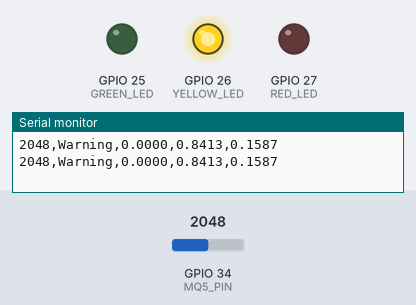
Recording of a sketch running on a simulated ESP32. Parts: output pins drawn as LEDs (lit = HIGH), the last lines printed to the serial monitor. The inputs (shaded band) are chosen by the test bench; at power-on: GPIO 34 (MQ5_PIN) = 2048 (analog values on the 0–4095 scale).

Above: at 1.4 s.
1.5 s: GPIO 34 (MQ5_PIN) set to 2172
3.4 s: GPIO 34 (MQ5_PIN) set to 2267
At 5.4 s:
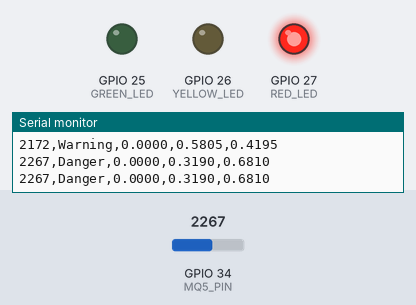
5.7 s: GPIO 34 (MQ5_PIN) set to 1228
At 7.0 s:
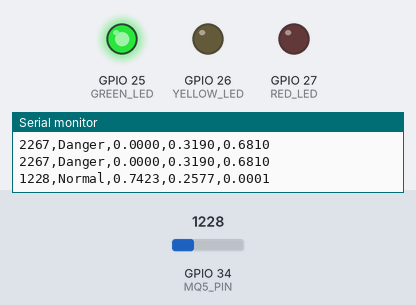
7.7 s: GPIO 34 (MQ5_PIN) set to 1330
At 8.5 s:
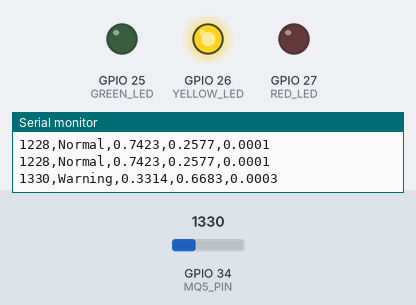
9.7 s: GPIO 34 (MQ5_PIN) set to 491
At 11.2 s:
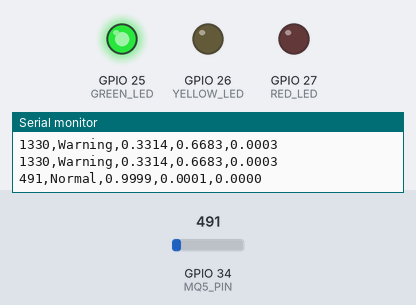
Timing chart, 0 to 12.7 s (numbered marks = the images above; inputs shaded):
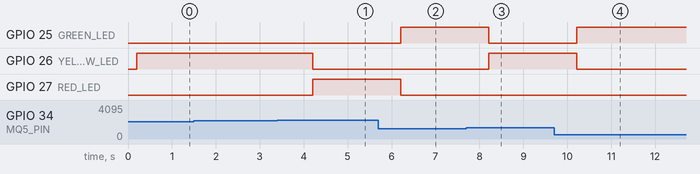

Measured:
- the behaviour switches between 2200 and 2201 on GPIO 34 (MQ5_PIN) (found by bisection; images 0 and 1)
- the behaviour switches between 1290 and 1291 on GPIO 34 (MQ5_PIN) (found by bisection; images 2 and 3)
- after the input at 3.4 s, GPIO 26 (YELLOW_LED): HIGH → LOW after 0.81 s; GPIO 27 (RED_LED): LOW → HIGH after 0.81 s
- after the input at 5.7 s, GPIO 25 (GREEN_LED): LOW → HIGH after 0.51 s; GPIO 27 (RED_LED): HIGH → LOW after 0.51 s
- after the input at 7.7 s, GPIO 25 (GREEN_LED): HIGH → LOW after 0.51 s; GPIO 26 (YELLOW_LED): LOW → HIGH after 0.51 s
- after the input at 9.7 s, GPIO 25 (GREEN_LED): LOW → HIGH after 0.51 s; GPIO 26 (YELLOW_LED): HIGH → LOW after 0.51 s

The sketch:

esp32_gas_detection.ino
```cpp
/*
 * Smart Gas AI - ESP32 + ML + Status LEDs
 * MQ-5: GPIO34
 * Green: GPIO25 = Normal
 * Yellow: GPIO26 = Warning
 * Red: GPIO27 = Danger
 */

#include "gas_model.h"

constexpr int MQ5_PIN = 34;
constexpr int GREEN_LED = 25;
constexpr int YELLOW_LED = 26;
constexpr int RED_LED = 27;

constexpr unsigned long SERIAL_BAUD = 115200;
constexpr unsigned long SAMPLE_PERIOD_MS = 1000;

void setLEDs(int cls) {
    // Turn all LEDs off first
    digitalWrite(GREEN_LED, LOW);
    digitalWrite(YELLOW_LED, LOW);
    digitalWrite(RED_LED, LOW);

    if (cls == GAS_CLASS_NORMAL) {
        digitalWrite(GREEN_LED, HIGH);
    }
    else if (cls == GAS_CLASS_WARNING) {
        digitalWrite(YELLOW_LED, HIGH);
    }
    else if (cls == GAS_CLASS_DANGER) {
        digitalWrite(RED_LED, HIGH);
    }
}

void setup() {
    Serial.begin(SERIAL_BAUD);

    pinMode(GREEN_LED, OUTPUT);
    pinMode(YELLOW_LED, OUTPUT);
    pinMode(RED_LED, OUTPUT);

    digitalWrite(GREEN_LED, LOW);
    digitalWrite(YELLOW_LED, LOW);
    digitalWrite(RED_LED, LOW);

    analogReadResolution(12);
    analogSetPinAttenuation(MQ5_PIN, ADC_11db);

    delay(200);

    Serial.println("Smart Gas AI - Prototype Classifier");
    Serial.println(
        "raw_adc,class,prob_normal,prob_warning,prob_danger"
    );
}

void loop() {
    int raw = analogRead(MQ5_PIN);
    float adc = static_cast<float>(raw);

    int cls = gas_model_predict(adc);

    float probs[GAS_MODEL_N_CLASSES];
    gas_model_predict_proba(adc, probs);

    // Update LEDs using the model's prediction
    setLEDs(cls);

    // Preserve the original probability output
    if (cls >= 0 && cls < GAS_MODEL_N_CLASSES) {
        Serial.printf(
            "%d,%s,%.4f,%.4f,%.4f\n",
            raw,
            GAS_MODEL_CLASS_NAMES[cls],
            probs[GAS_CLASS_NORMAL],
            probs[GAS_CLASS_WARNING],
            probs[GAS_CLASS_DANGER]
        );
    } else {
        Serial.printf("%d,UNKNOWN,0,0,0\n", raw);
        setLEDs(-1);
    }

    delay(SAMPLE_PERIOD_MS);
}
```

gas_model.h
```cpp
/*
 * Smart Gas AI - frozen classifier export
 * ---------------------------------------
 * Model: gaussian_nb_adc (GaussianNB)
 * Input: MQ-5 ADC, 12-bit (0..4095), feature order: mq5_adc
 * Output classes: 0 = Normal, 1 = Warning, 2 = Danger
 *
 * Auto-generated from models/final_model.joblib. Do not edit by hand.
 * Dataset SHA-256: 82BFC7557E247D06E54C7B81AD5F2A9A294C5A44FD006274D451C6D99F1F01C7
 * Random seed: 42
 *
 * Header-only C99. It performs one standardisation, three class scores and an
 * argmax. Probabilities additionally use expf(). There is no dynamic
 * allocation and no external ML runtime.
 *
 * This is an educational prototype, not a safety-certified gas detector.
 */

#ifndef SMART_GAS_AI_MODEL_H
#define SMART_GAS_AI_MODEL_H

#include <math.h>

#ifdef __cplusplus
extern "C" {
#endif

#define GAS_MODEL_VERSION "1.0.0"
#define GAS_MODEL_N_FEATURES 1
#define GAS_MODEL_N_CLASSES 3

typedef enum {
    GAS_CLASS_NORMAL = 0,
    GAS_CLASS_WARNING = 1,
    GAS_CLASS_DANGER = 2
} gas_class_t;

static const char *GAS_MODEL_CLASS_NAMES[GAS_MODEL_N_CLASSES] = {
    "Normal", "Warning", "Danger"
};

/* StandardScaler statistics (float32). */
static const float GAS_MODEL_MEAN[GAS_MODEL_N_FEATURES] = {
    1794.64343f
};
static const float GAS_MODEL_SCALE[GAS_MODEL_N_FEATURES] = {
    776.395691f
};

/* Gaussian naive-Bayes class parameters (float32), one value per class. */
static const float GAS_MODEL_THETA[GAS_MODEL_N_CLASSES] = {
    -1.12912595f, -0.0445024557f, 1.17362833f
};
static const float GAS_MODEL_INV_VAR[GAS_MODEL_N_CLASSES] = {
    16.9610138f, 8.88665295f, 5.74041176f
};
static const float GAS_MODEL_LOG_CONST[GAS_MODEL_N_CLASSES] = {
    -0.602092087f, -0.925275505f, -1.14378536f
};
static const float GAS_MODEL_CLASS_PRIOR[GAS_MODEL_N_CLASSES] = {
    0.333333343f, 0.333333343f, 0.333333343f
};

/*
 * Compute three class scores for one ADC sample.
 * adc: raw 12-bit reading (0..4095). Out-of-range values are accepted by this
 * function but are outside the training distribution and should be rejected
 * by the caller.
 */
static inline void gas_model_logits(float adc, float logits[GAS_MODEL_N_CLASSES])
{
    const float z = (adc - GAS_MODEL_MEAN[0]) / GAS_MODEL_SCALE[0];
    for (int c = 0; c < GAS_MODEL_N_CLASSES; ++c) {
        const float d = z - GAS_MODEL_THETA[c];
        logits[c] = GAS_MODEL_LOG_CONST[c] - 0.5f * d * d * GAS_MODEL_INV_VAR[c];
    }
}

/* Return the most likely class index without calling expf(). */
static inline int gas_model_predict(float adc)
{
    float logits[GAS_MODEL_N_CLASSES];
    gas_model_logits(adc, logits);
    int best = 0;
    for (int c = 1; c < GAS_MODEL_N_CLASSES; ++c) {
        if (logits[c] > logits[best]) {
            best = c;
        }
    }
    return best;
}

/* Numerical-stability softmax; writes three probabilities that sum to 1. */
static inline void gas_model_predict_proba(
    float adc,
    float probs[GAS_MODEL_N_CLASSES]
)
{
    float logits[GAS_MODEL_N_CLASSES];
    gas_model_logits(adc, logits);
    float maximum = logits[0];
    for (int c = 1; c < GAS_MODEL_N_CLASSES; ++c) {
        if (logits[c] > maximum) {
            maximum = logits[c];
        }
    }
    float total = 0.0f;
    for (int c = 0; c < GAS_MODEL_N_CLASSES; ++c) {
        probs[c] = expf(logits[c] - maximum);
        total += probs[c];
    }
    for (int c = 0; c < GAS_MODEL_N_CLASSES; ++c) {
        probs[c] /= total;
    }
}

#ifdef __cplusplus
}
#endif

#endif /* SMART_GAS_AI_MODEL_H */
```
